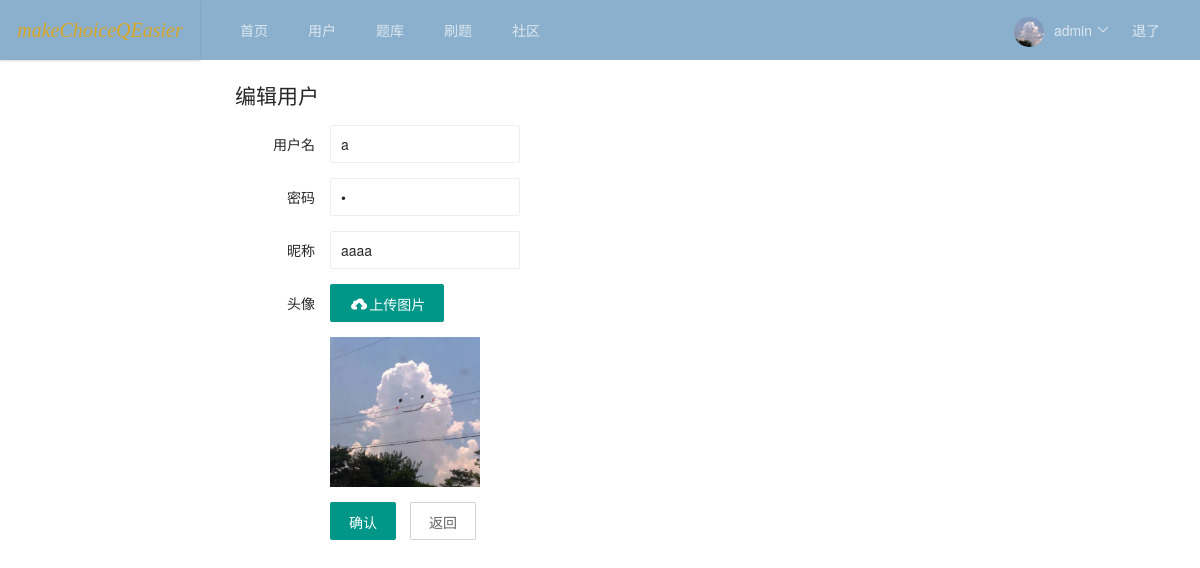
/backend/view/useredit.php?id=1 (signed in), run on the app's committed database.
### tables this page shows
CREATE TABLE `user`  (
  `id` int NOT NULL AUTO_INCREMENT,
  `username` varchar(64) NOT NULL,
  `password` varchar(64) NOT NULL,
  `nickname` varchar(64) NOT NULL,
  `icon` varchar(64) NOT NULL,
  `birthday` date NOT NULL,
  `num` int NOT NULL,
  `create_time` int NOT NULL,
  PRIMARY KEY (`id`) USING BTREE
);

### backend/view/useredit.php (the view, shortened to what this page needs)
<?php
require_once "../server/common/connect.php";
$id = $_REQUEST["id"];
$sql = "SELECT * FROM user WHERE id='$id'";
$stmt = $pdo->query($sql);
$user = $stmt->fetch();
?>
<!DOCTYPE html>
<html lang="en">
<head>
  <link rel="stylesheet" href="../utils/layui/css/layui.css">
  <link rel="stylesheet" href="../utils/css/nav.css">
</head>
<body class="layui-layout-body">
  <div class="layui-layout layui-layout-admin">
    <?php
    require_once './commom/nav.php';
    ?>
    <div class="layui-body">
      <div id="container">
        <div id="titlediv" class="layui-fluid">
          <h2>编辑用户</h2>
        </div>
        <form class="layui-form" action="../server/server_useredit.php" method="post" enctype="multipart/form-data">
          <div class="layui-form-item">
            <label class="layui-form-label">用户名</label>
            <div class="layui-input-inline">
              <input class="layui-input" type="text" name="username" required lay-verify="required" placeholder="请输入姓名" autocomplete="off" value="<?php echo $user['username'] ?>">
            </div>
          </div>
          <div class="layui-form-item">
            <label class="layui-form-label">密码</label>
            <div class="layui-input-inline">
              <input class="layui-input" type="password" name="password" required lay-verify="required" placeholder="请输入年龄" autocomplete="off" value="<?php echo $user['password'] ?>">
            </div>
          </div>
          <div class="layui-form-item">
            <label class="layui-form-label">昵称</label>
            <div class="layui-input-inline">
              <input class="layui-input"  type="text" name="nickname" required lay-verify="required" placeholder="请输入生日" autocomplete="off" value="<?php echo $user['nickname'] ?>">
            </div>
          </div>
          <div class="layui-form-item">
            <label class="layui-form-label">头像</label>
            <div class="layui-input-inline">
              <a class="layui-btn" id="upload-btn">
                <i class="layui-icon">&#xe67c;</i>上传图片
              </a>
              <img id="show-img" src="<?php $img = $user['icon'] ? $user['icon'] : 'default.jpeg'; echo '../server/resource/usericon/' . $img; ?>">
            </div>
          </div>
          <div class="layui-form-item">
            <div class="layui-input-block">
              <button class="layui-btn" lay-submit>确认</button>
              <a class="layui-btn layui-btn-primary" href="./userlist.php">返回</a>
            </div>
          </div>
        </form>
      </div>
    </div>
  </div>
</body>
</html>

### backend/view/commom/nav.php (shortened to what this page needs)
<?php
require_once "../server/common/connect.php";
$admimusername = $_SESSION['username'];
$sqlSelectAdminicon = "select icon from admin where username = '$admimusername'";
$stmt = $pdo->query($sqlSelectAdminicon);
$icon = $stmt->fetch();
?>
<div class="layui-layout layui-layout-admin">
    <div class="layui-header">
        <div class="layui-logo"><a id="makeChoiceQEasier" href="">makeChoiceQEasier</a></div>
        <ul class="layui-nav layui-layout-left">
            <li class="layui-nav-item"><a href="../view/homepage.php">首页</a></li>
            <li class="layui-nav-item"><a href="../view/userlist.php">用户</a></li>
            <li class="layui-nav-item"><a href="../view/questionlist.php">题库</a></li>
            <li class="layui-nav-item"><a href="../view/configurequestion.php">刷题</a></li>
            <li class="layui-nav-item"><a href="../view/community.php">社区</a></li>
        </ul>
        <ul class="layui-nav layui-layout-right">
            <li class="layui-nav-item">
                <a href="">
                     <img class="layui-nav-img" src="../server/resource/usericon/<?php if($icon['icon']) { echo $icon['icon']; } else {echo 'default.png';} ?>"><?php echo $admimusername ?>
                </a>
            </li>
            <li class="layui-nav-item"><a href="../server/server_logout.php">退了</a></li>
        </ul>
    </div>
</div>

### backend/utils/css/nav.css (style rules this page uses)
#makeChoiceQEasier { font-family: "微软雅黑"; font-size: 20px; font-style: italic; color: goldenrod; }

### backend/view/useredit.php (style rules this page uses)
#titlediv { margin-bottom: 15px; }
#container { padding: 20px; }
#show-img { width: 150px; height: 150px; margin-top: 15px; }
.layui-layout-admin .layui-header { position:fixed;top:0;left:0;right:0;background-color:rgb(139, 176, 205) }

### data on the page
user: username "a", nickname "aaaa", icon (picture)

### other printed values
$admimusername "admin"
